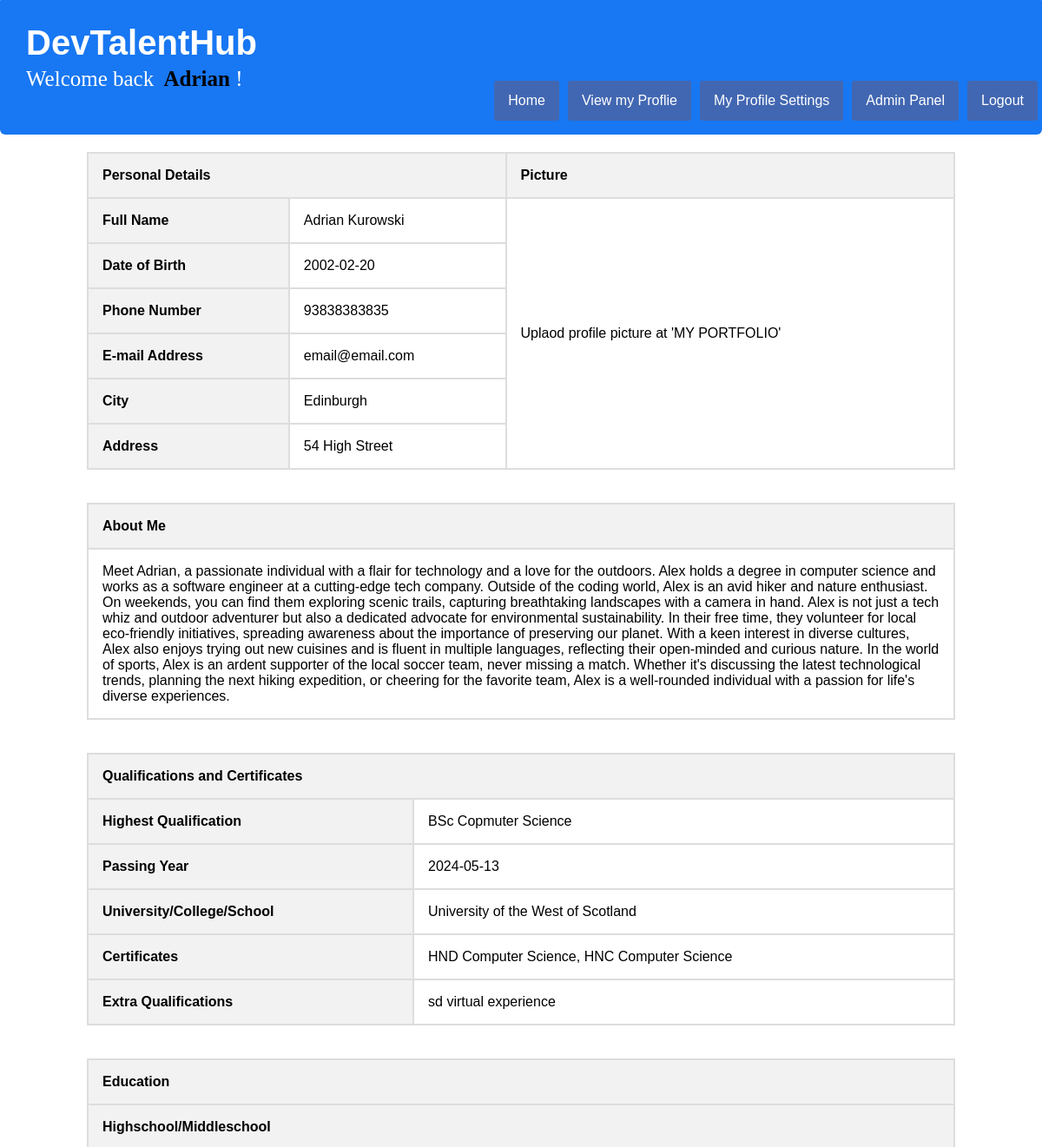
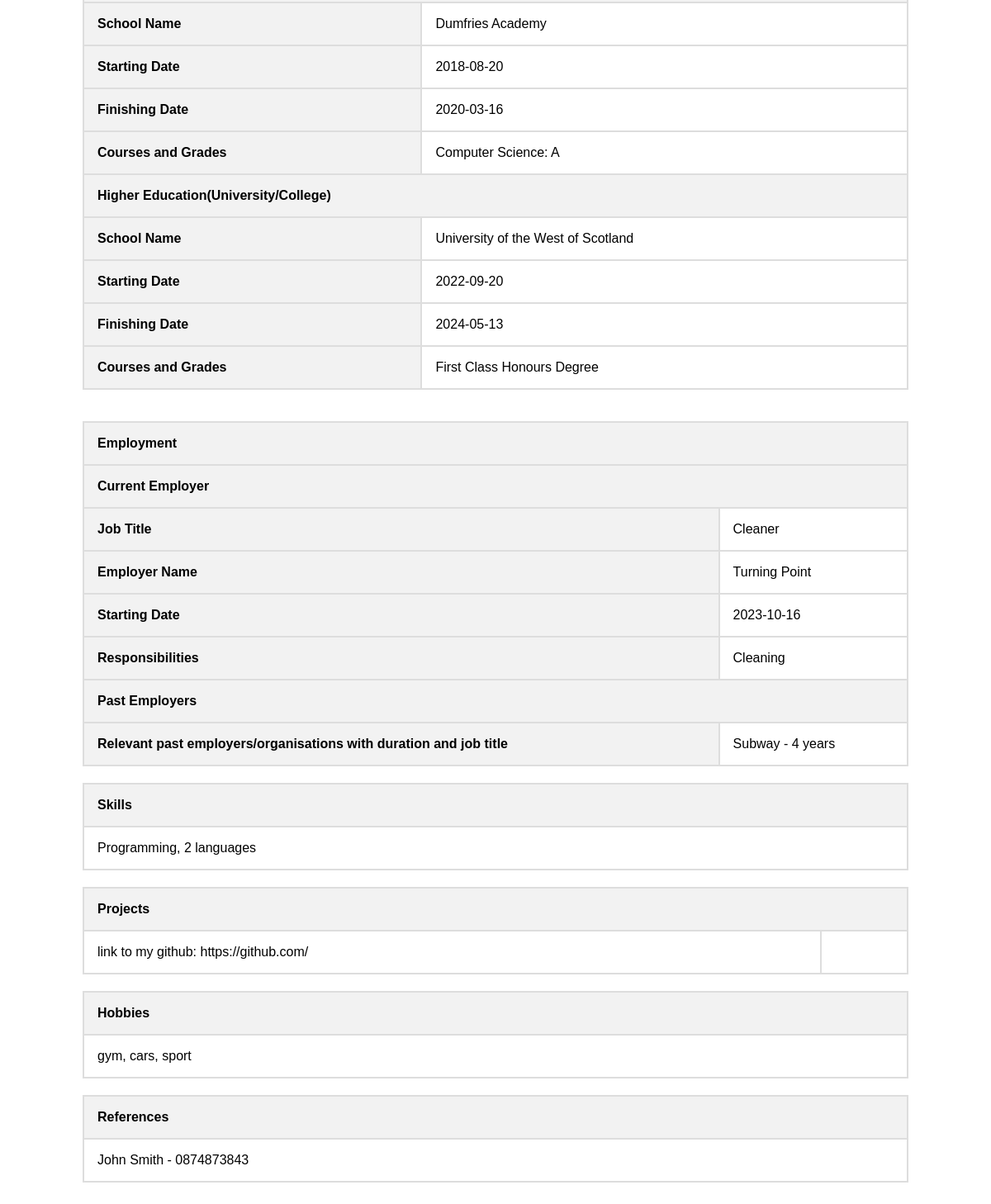
Page /view_portfolio.php?exercise_id=283 (signed in) on the committed database (2 pictures, top to bottom).
### tables this page shows
CREATE TABLE `portfolio_info` (
  `id` int(11) NOT NULL,
  `firstname` varchar(255) NOT NULL,
  `lastname` varchar(255) NOT NULL,
  `email` varchar(255) NOT NULL,
  `aboutme` text DEFAULT NULL,
  `dob` varchar(255) DEFAULT NULL,
  `passingyear` varchar(255) DEFAULT NULL,
  `qualification` varchar(255) DEFAULT NULL,
  `contactno` varchar(255) DEFAULT NULL,
  `address` text DEFAULT NULL,
  `city` varchar(255) DEFAULT NULL,
  `skills` text DEFAULT NULL,
  `profile_picture` longblob NOT NULL,
  `qualification_school_name` varchar(255) NOT NULL,
  `certificates` varchar(255) NOT NULL,
  `extra_qualification` varchar(255) NOT NULL,
  `highschool_name` varchar(255) NOT NULL,
  `hs_starting_date` varchar(255) NOT NULL,
  `hs_fin_date` varchar(255) NOT NULL,
  `hs_qualification` varchar(255) NOT NULL,
  `uni_name` varchar(255) NOT NULL,
  `uni_starting_date` varchar(255) NOT NULL,
  `uni_fin_date` varchar(255) NOT NULL,
  `uni_qualification` text NOT NULL,
  `current_job_title` varchar(255) NOT NULL,
  `current_employer_name` varchar(255) NOT NULL,
  `emp_starting_date` varchar(255) NOT NULL,
  `respo` text NOT NULL,
  `extra_emp` text NOT NULL,
  `project` text NOT NULL,
  `project_files` text NOT NULL,
  `hobbies` text NOT NULL,
  `ref` text NOT NULL,
  `createdBy` int(5) DEFAULT NULL,
  `portfolio_id` int(11) NOT NULL
);

### includes/retrieve_data.php (called while the page is built, shortened)
<?php
	if (isset($_GET['exercise_id'])) {
	$portfolio_info = mysqli_query($link, "SELECT * FROM portfolio_info WHERE createdBy={$_SESSION['id']} AND portfolio_id={$_GET['exercise_id']}");
	}

### view_portfolio.php (the view, shortened to what this page needs)
<?php
require_once('config.php');
require_once(ROOT_PATH . '/includes/head_section.php');
require_once(ROOT_PATH . '/includes/retrieve_data.php');
?>
<body>
    <?php include(ROOT_PATH . '/includes/navbar_logged_in.php'); ?>
<div class="resume-container">
    <table class="resume-table">
        <thead>
            <tr>
                <th class="section-header" colspan="2">Personal Details</th>
                <th class="section-header" colspan="1">Picture</th>
            </tr>
        </thead>
        <tbody>
            <?php while ($row = $portfolio_info->fetch_assoc()) { ?>
                    <tr>
                        <th>Full Name</th>
                        <td><?php echo $row['firstname'] . ' ' . $row['lastname']; ?></td>
                        <td rowspan="6" colspan="0">Uplaod profile picture at 'MY PORTFOLIO'</td>
                    </tr>
                    <tr>
                        <th>Date of Birth</th>
                        <td><?php echo $row['dob']; ?></td>
                    </tr>
                    <tr>
                        <th>Phone Number</th>
                        <td><?php echo $row['contactno']; ?></td>
                    </tr>
                    <tr>
                        <th>E-mail Address</th>
                        <td><?php echo $row['email']; ?></td>
                    </tr>
                    <tr>
                        <th>City</th>
                        <td><?php echo $row['city']; ?></td>
                    </tr>
                    <tr>
                        <th>Address</th>
                        <td><?php echo $row['address']; ?></td>
                    </tr>
                    <?php } ?>
        </tbody>
    </table>
    <br>
    <table class="resume-table">
        <thead>
            <tr>
                <th class="section-header" colspan="4">About Me</th>
            </tr>
        </thead>
        <tbody>
            <?php
            $portfolio_info->data_seek(0);
            while ($row = $portfolio_info->fetch_assoc()) { ?>
                <tr>
                    <td colspan="4"><?php echo $row['aboutme']; ?></td>
                </tr>
            <?php } ?>
        </tbody>
    </table>
    <br>
    <table class="resume-table">
        <thead>
            <tr>
                <th class="section-header" colspan="4">Qualifications and Certificates</th>
            </tr>
        </thead>
        <tbody>
            <?php
            $portfolio_info->data_seek(0);
            while ($row = $portfolio_info->fetch_assoc()) { ?>
            <tr>
                        <th>Highest Qualification</th>
                        <td colspan="1"><?php echo $row['qualification']; ?></td>
            </tr>
            <tr>
                        <th>Passing Year</th>
                        <td colspan="1"><?php echo $row['passingyear']; ?></td>
            </tr>
            <tr>
                        <th>University/College/School</th>
                        <td colspan="1"><?php echo $row['qualification_school_name']; ?></td>
            </tr>
            <tr>
                        <th>Certificates</th>
                        <td colspan="1"><?php echo $row['certificates']; ?></td>
            </tr>
            <tr>
                        <th>Extra Qualifications</th>
                        <td colspan="1"><?php echo $row['extra_qualification']; ?></td>
            </tr>
            <?php } ?>
        </tbody>
    </table>
    <br>
    <table class="resume-table">
        <thead>
            <tr>
                <th class="section-header" colspan="4">Education</th>
            </tr>
        </thead>
        <thead>
            <tr>
                <th class="section-header" colspan="4">Highschool/Middleschool</th>
            </tr>
        </thead>
        <tbody>
            <?php
            $portfolio_info->data_seek(0);
            while ($row = $portfolio_info->fetch_assoc()) { ?>
            <tr>
                        <th>School Name</th>
                        <td colspan="1"><?php echo $row['highschool_name']; ?></td>
            </tr>
            <tr>
                        <th>Starting Date</th>
                        <td colspan="1"><?php echo $row['hs_starting_date']; ?></td>
            </tr>
            <tr>
                        <th>Finishing Date</th>
                        <td colspan="1"><?php echo $row['hs_fin_date']; ?></td>
            </tr>
            <tr>
                        <th>Courses and Grades</th>
                        <td colspan="1"><?php echo $row['hs_qualification']; ?></td>
            </tr>
            <thead>
            <tr>
                <th class="section-header" colspan="4">Higher Education(University/College)</th>
            </tr>
            <tr>
                        <th>School Name</th>
                        <td colspan="1"><?php echo $row['uni_name']; ?></td>
            </tr>
            <tr>
                        <th>Starting Date</th>
                        <td colspan="1"><?php echo $row['uni_starting_date']; ?></td>
            </tr>
            <tr>
                        <th>Finishing Date</th>
                        <td colspan="1"><?php echo $row['uni_fin_date']; ?></td>
            </tr>
            <tr>
                        <th>Courses and Grades</th>
                        <td colspan="1"><?php echo $row['uni_qualification']; ?></td>
            </tr>
        </thead>
            <?php } ?>
        </tbody>
    </table>
    <br>
    <table class="resume-table">
        <thead>
            <tr>
                <th class="section-header" colspan="4">Employment</th>
            </tr>
        </thead>
        <tbody>
            <?php
            $portfolio_info->data_seek(0);
            while ($row = $portfolio_info->fetch_assoc()) { ?>
            <th class="section-header" colspan="4">Current Employer</th>
            <tr>
                        <th>Job Title</th>
                        <td colspan="1"><?php echo $row['current_job_title']; ?></td>
            </tr>
            <tr>
                        <th>Employer Name</th>
                        <td colspan="1"><?php echo $row['current_employer_name']; ?></td>
            </tr>
            <tr>
                        <th>Starting Date</th>
                        <td colspan="1"><?php echo $row['emp_starting_date']; ?></td>
            </tr>
            <tr>
                        <th>Responsibilities</th>
                        <td colspan="1"><?php echo $row['respo']; ?></td>
            </tr>
            <th class="section-header" colspan="4">Past Employers</th>
            <tr>
                        <th>Relevant past employers/organisations with duration and job title</th>
                        <td colspan="1"><?php echo $row['extra_emp']; ?></td>
            </tr>
            <?php } ?>
        </tbody>
        <table class="resume-table">
        <?php
            $portfolio_info->data_seek(0);
            while ($row = $portfolio_info->fetch_assoc()) { ?>
        <thead>
            <tr>
                <th class="section-header" colspan="4">Skills</th>
            </tr>
        </thead>
        <tbody>
          <td colspan="1"><?php echo $row['skills']; ?></td>
        </tbody>
    </table>
    <?php } ?>
    <table class="resume-table">
    <?php
            $portfolio_info->data_seek(0);
            while ($row = $portfolio_info->fetch_assoc()) { ?>
        <thead>
            <tr>
                <th class="section-header" colspan="4">Projects</th>
            </tr>
        </thead>
        <tbody>
          <td colspan="1"><?php echo $row['project']; ?></td>
          <td colspan="1"><?php echo $row['project_files']; ?></td>
        </tbody>
    </table>
    <?php } ?>
    <table class="resume-table">
    <?php
            $portfolio_info->data_seek(0);
            while ($row = $portfolio_info->fetch_assoc()) { ?>
        <thead>
            <tr>
                <th class="section-header" colspan="4">Hobbies</th>
            </tr>
        </thead>
        <tbody>
           <td colspan="1"><?php echo $row['hobbies']; ?></td>
        </tbody>
    </table>
    <?php } ?>
    <table class="resume-table">
    <?php
            $portfolio_info->data_seek(0);
            while ($row = $portfolio_info->fetch_assoc()) { ?>
        <thead>
            <tr>
                <th class="section-header" colspan="4">References</th>
            </tr>
        </thead>
        <tbody>
               <td colspan="1"><?php echo $row['ref']; ?></td>
        </tbody>
    </table>
    <?php } ?>
</div>
</body>

### static/public_styling.css (style rules this page uses)
html { height: 100%; box-sizing: border-box; }
body { position: relative; margin: 0; padding-bottom: 6rem; min-height: 100%; }

### view_portfolio.php (style rules this page uses)
body { font-family: Arial, sans-serif; }
.resume-container { max-width: 1000px; margin: 20px auto; }
.resume-table { width: 100%; border-collapse: collapse; margin-top: 20px; }
.resume-table th, .resume-table td { border: 2px solid #ddd; padding: 16px; text-align: left; font-size: 16px; }
.resume-table th { background-color: #f2f2f2; }
.section-header { font-weight: bold; font-size: 20px; background-color: #3498db; color: black; }

### rows in the picture
portfolio_info: firstname "Adrian", lastname "Kurowski", dob "2002-02-20", contactno "93838383835", email "email@email.com", city "Edinburgh", address "54 High Street", aboutme "Meet Adrian, a passionate individual with a flair for technology and a love for the outdoors. Alex holds a degree in computer science and works as a software engineer at a cutting-edge tech company. Outside of the coding world, Alex is an avid hiker and nature enthusiast. On weekends, you can find them exploring scenic trails, capturing breathtaking landscapes with a camera in hand. Alex is not just a tech whiz and outdoor adventurer but also a dedicated advocate for environmental sustainability. In their free time, they volunteer for local eco-friendly initiatives, spreading awareness about the importance of preserving our planet. With a keen interest in diverse cultures, Alex also enjoys…", qualification "BSc Copmuter Science", passingyear "2024-05-13", qualification_school_name "University of the West of Scotland", certificates "HND Computer Science, HNC Computer Science", extra_qualification "sd virtual experience", highschool_name "Dumfries Academy", hs_starting_date "2018-08-20", hs_fin_date "2020-03-16", hs_qualification "Computer Science: A", uni_name "University of the West of Scotland", uni_starting_date "2022-09-20", uni_fin_date "2024-05-13", uni_qualification "First Class Honours Degree", current_job_title "Cleaner", current_employer_name "Turning Point", emp_starting_date "2023-10-16", respo "Cleaning", extra_emp "Subway - 4 years", skills "Programming, 2 languages", project "link to my github: https://github.com/", hobbies "gym, cars, sport", ref "John Smith - 0874873843"

### other values in the picture
$_SESSION['username'] "Adrian"
